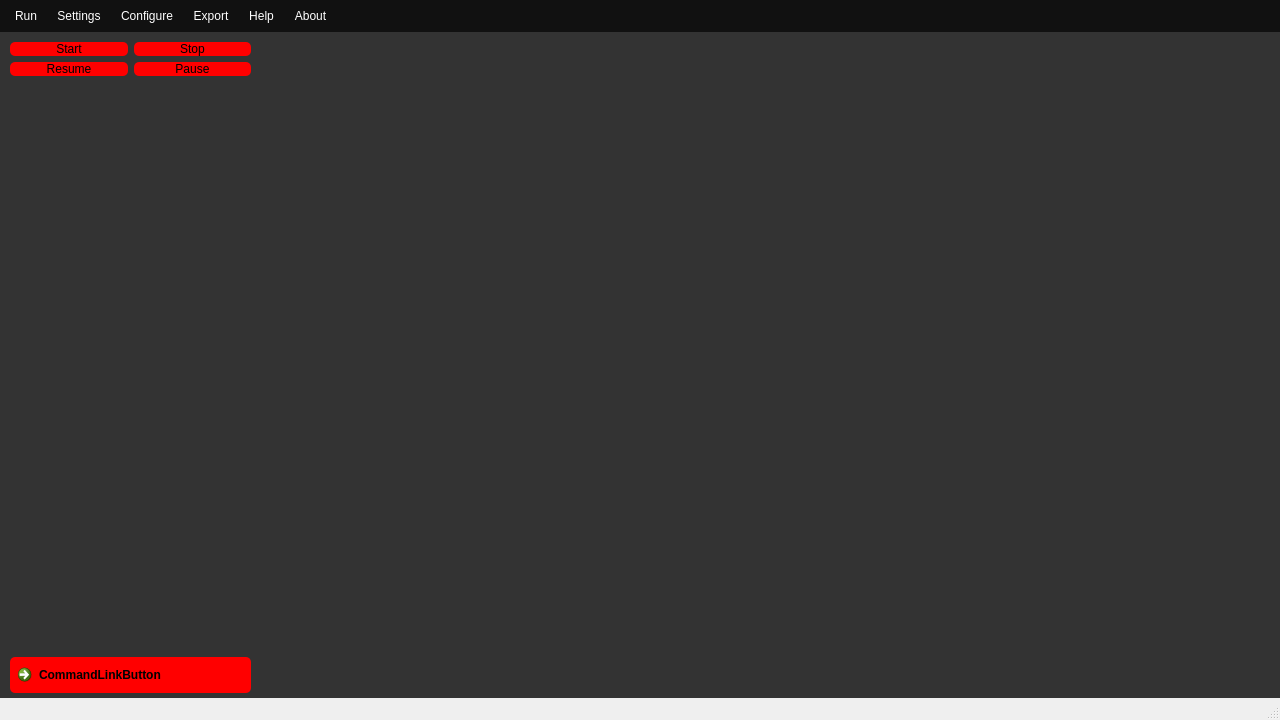
<?xml version="1.0" encoding="UTF-8"?>
<ui version="4.0">
 <class>MainWindow</class>
 <widget class="QMainWindow" name="MainWindow">
  <property name="geometry">
   <rect>
    <x>0</x>
    <y>0</y>
    <width>1280</width>
    <height>720</height>
   </rect>
  </property>
  <property name="sizePolicy">
   <sizepolicy hsizetype="Preferred" vsizetype="Minimum">
    <horstretch>0</horstretch>
    <verstretch>0</verstretch>
   </sizepolicy>
  </property>
  <property name="focusPolicy">
   <enum>Qt::NoFocus</enum>
  </property>
  <property name="windowTitle">
   <string>MainWindow</string>
  </property>
  <property name="styleSheet">
   <string notr="true">#centralwidget
{
	background-color: #333;
}

QPushButton
{
	background: #ff0000;
	border-radius:5px;
	font: 15px &quot;Rockwell&quot;;
}

QPushButton:hover
{
	background: #ff6600;
	border-radius:5px;
	font: 15px &quot;Rockwell&quot;;
}

QMenuBar
{
	background-color: #111;
	padding: 2px;
	text-align: center;
}

QMenuBar::item
{
	color: white;
	padding: 7px;
	border-radius: 2px;
	text-align: center;
}

QMenuBar::item:selected 
{
	background: red;
}

QMenuBar::item:pressed 
{  
	background: white;
	color: black;
}

QMenu
{
	background-color: #111;
	text-align: center;
}

QMenu::item
{
	color: white;
	text-align: center;
}

QMenu::item:selected 
{
	background: red;
}

QMenu::item:pressed 
{  
	background: white;
	color: black;
}</string>
  </property>
  <widget class="QWidget" name="centralwidget">
   <widget class="QWidget" name="verticalLayoutWidget_2">
    <property name="geometry">
     <rect>
      <x>10</x>
      <y>10</y>
      <width>241</width>
      <height>651</height>
     </rect>
    </property>
    <layout class="QVBoxLayout" name="verticalSide">
     <item>
      <layout class="QVBoxLayout" name="verticalLayout_3">
       <item>
        <layout class="QGridLayout" name="gridLayout_2">
         <item row="1" column="1">
          <widget class="QPushButton" name="button_pause">
           <property name="text">
            <string>Pause</string>
           </property>
          </widget>
         </item>
         <item row="0" column="1">
          <widget class="QPushButton" name="button_stop">
           <property name="text">
            <string>Stop</string>
           </property>
          </widget>
         </item>
         <item row="0" column="0">
          <widget class="QPushButton" name="button_start">
           <property name="text">
            <string>Start</string>
           </property>
          </widget>
         </item>
         <item row="1" column="0">
          <widget class="QPushButton" name="button_resume">
           <property name="text">
            <string>Resume</string>
           </property>
          </widget>
         </item>
        </layout>
       </item>
      </layout>
     </item>
     <item>
      <spacer name="verticalSpacer">
       <property name="orientation">
        <enum>Qt::Vertical</enum>
       </property>
       <property name="sizeHint" stdset="0">
        <size>
         <width>20</width>
         <height>40</height>
        </size>
       </property>
      </spacer>
     </item>
     <item>
      <layout class="QVBoxLayout" name="verticalLayout_5">
       <item>
        <widget class="QCommandLinkButton" name="commandLinkButton">
         <property name="text">
          <string>CommandLinkButton</string>
         </property>
        </widget>
       </item>
      </layout>
     </item>
    </layout>
   </widget>
   <widget class="QWidget" name="gridLayoutWidget">
    <property name="geometry">
     <rect>
      <x>260</x>
      <y>549</y>
      <width>1011</width>
      <height>111</height>
     </rect>
    </property>
    <layout class="QGridLayout" name="gridBottom"/>
   </widget>
   <widget class="QWidget" name="verticalLayoutWidget">
    <property name="geometry">
     <rect>
      <x>260</x>
      <y>10</y>
      <width>1011</width>
      <height>531</height>
     </rect>
    </property>
    <layout class="QVBoxLayout" name="verticalLayout">
     <item>
      <widget class="PlotWidget" name="graphWidget" native="true"/>
     </item>
    </layout>
   </widget>
  </widget>
  <widget class="QMenuBar" name="menubar">
   <property name="geometry">
    <rect>
     <x>0</x>
     <y>0</y>
     <width>1280</width>
     <height>34</height>
    </rect>
   </property>
   <widget class="QMenu" name="menuRun">
    <property name="title">
     <string>Run</string>
    </property>
    <addaction name="actionAcquire_w_current_settings"/>
    <addaction name="actionStop_Acquisition"/>
    <addaction name="actionSelf_Test"/>
   </widget>
   <widget class="QMenu" name="menuHelp">
    <property name="title">
     <string>Help</string>
    </property>
   </widget>
   <widget class="QMenu" name="menuAbout">
    <property name="title">
     <string>About</string>
    </property>
   </widget>
   <widget class="QMenu" name="menuSettings">
    <property name="title">
     <string>Settings</string>
    </property>
    <addaction name="actionAcquisition"/>
    <addaction name="actionControl"/>
    <addaction name="actionProcess"/>
   </widget>
   <widget class="QMenu" name="menuConfigure">
    <property name="title">
     <string>Configure</string>
    </property>
    <addaction name="actionGeneral"/>
    <addaction name="actionAxis"/>
    <addaction name="actionOptical_Enconder"/>
   </widget>
   <widget class="QMenu" name="menuExport">
    <property name="title">
     <string>Export</string>
    </property>
    <widget class="QMenu" name="menuFile">
     <property name="title">
      <string>File</string>
     </property>
     <addaction name="actionCsv"/>
     <addaction name="actionHtml"/>
     <addaction name="actionsql"/>
    </widget>
    <addaction name="actionCSV"/>
    <addaction name="menuFile"/>
   </widget>
   <addaction name="menuRun"/>
   <addaction name="menuSettings"/>
   <addaction name="menuConfigure"/>
   <addaction name="menuExport"/>
   <addaction name="menuHelp"/>
   <addaction name="menuAbout"/>
  </widget>
  <widget class="QStatusBar" name="statusbar"/>
  <action name="actionAcquire_w_current_settings">
   <property name="text">
    <string>Start Acquisition</string>
   </property>
  </action>
  <action name="actionStop_Acquisition">
   <property name="text">
    <string>Stop Acquisition</string>
   </property>
  </action>
  <action name="actionSelf_Test">
   <property name="text">
    <string>Self Test</string>
   </property>
  </action>
  <action name="actionAcquisition">
   <property name="text">
    <string>Acquisition</string>
   </property>
  </action>
  <action name="actionControl">
   <property name="text">
    <string>Control</string>
   </property>
  </action>
  <action name="actionProcess">
   <property name="text">
    <string>Process</string>
   </property>
  </action>
  <action name="actionAxis">
   <property name="text">
    <string>Axis</string>
   </property>
  </action>
  <action name="actionOptical_Enconder">
   <property name="text">
    <string>Optical Encoder</string>
   </property>
  </action>
  <action name="actionGeneral">
   <property name="text">
    <string>General</string>
   </property>
  </action>
  <action name="actionCSV">
   <property name="text">
    <string>Quick Export</string>
   </property>
  </action>
  <action name="actionCsv">
   <property name="text">
    <string>csv</string>
   </property>
  </action>
  <action name="actionHtml">
   <property name="text">
    <string>html</string>
   </property>
  </action>
  <action name="actionsql">
   <property name="text">
    <string>sql</string>
   </property>
  </action>
 </widget>
 <customwidgets>
  <customwidget>
   <class>PlotWidget</class>
   <extends>QWidget</extends>
   <header>pyqtgraph</header>
   <container>1</container>
  </customwidget>
 </customwidgets>
 <resources/>
 <connections/>
</ui>
